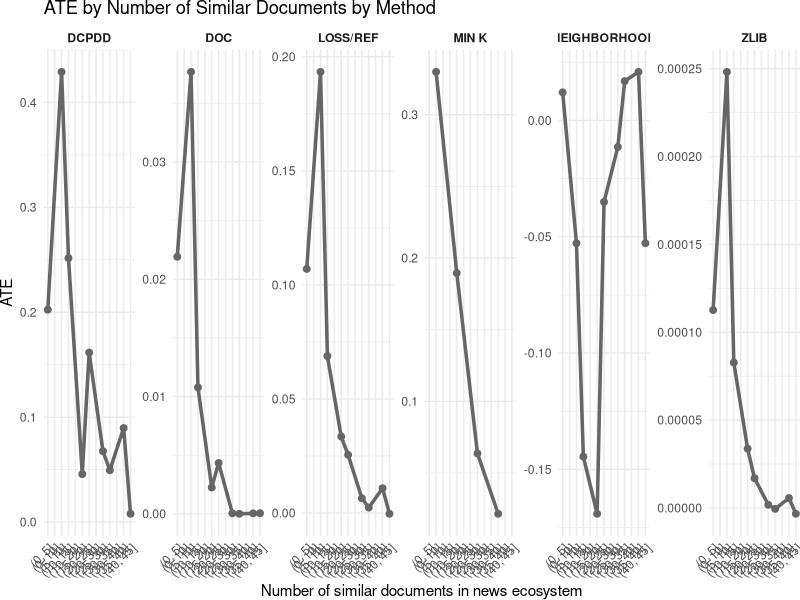
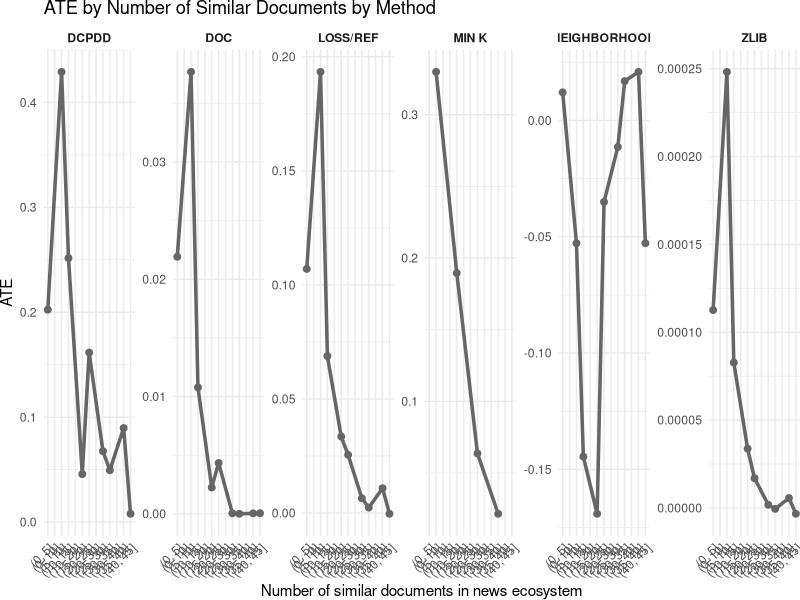

These charts were generated, in order, by the following R code:
library(tidyverse)

# Read both files
loss <- read_csv("loss.csv") %>% mutate(method = if_else(method == "loss", "loss/ref", method))
min_k <- read_csv("min_k.csv")
dcpdd <- read_csv("dcpdd.csv")
neighborhood <- read_csv("neighborhood.csv")
zlib <- read_csv("zlib.csv")
doc <- read_csv("doc.csv")

# Combine
combined <- bind_rows(loss, min_k, dcpdd, neighborhood, zlib, doc)

combined <- combined %>%
  mutate(method = str_to_upper(str_replace_all(method, "_", " ")))

# Extract numeric lower bounds for ordering
combined <- combined %>%
  mutate(size_bin = factor(size_bin, levels = combined %>%
                             distinct(size_bin) %>%
                             mutate(bin_order = as.numeric(str_extract(size_bin, "(?<=\\()[0-9]+"))) %>%
                             arrange(bin_order) %>%
                             pull(size_bin)))

# Plot with 5 columns, 1 row
ggplot(combined, aes(x = size_bin, y = delta_mean, group = method)) +
  geom_line(color = "grey40", size = 1.2) +
  geom_point(color = "grey40", size = 2) +
  facet_wrap(~ method, nrow = 1, scales = "free_y") +
  labs(
    x = "Number of similar documents in news ecosystem", 
    y = "ATE",
    title = "ATE by Number of Similar Documents by Method"
  ) +
  theme_minimal() +
  theme(
    axis.text.x = element_text(angle = 45, hjust = 1),
    strip.text = element_text(face = "bold"), 
    legend.position = "none",  # Remove legend since method is shown in facet titles
    panel.background = element_rect(fill = "white", color = NA),
    plot.background = element_rect(fill = "white", color = NA),
    plot.margin = margin(0, 0, 0, 0, "mm")
  )

ggsave("plots/bymethod_5col.png", width = 15, height = 4)  # Adjust width/height as needed
